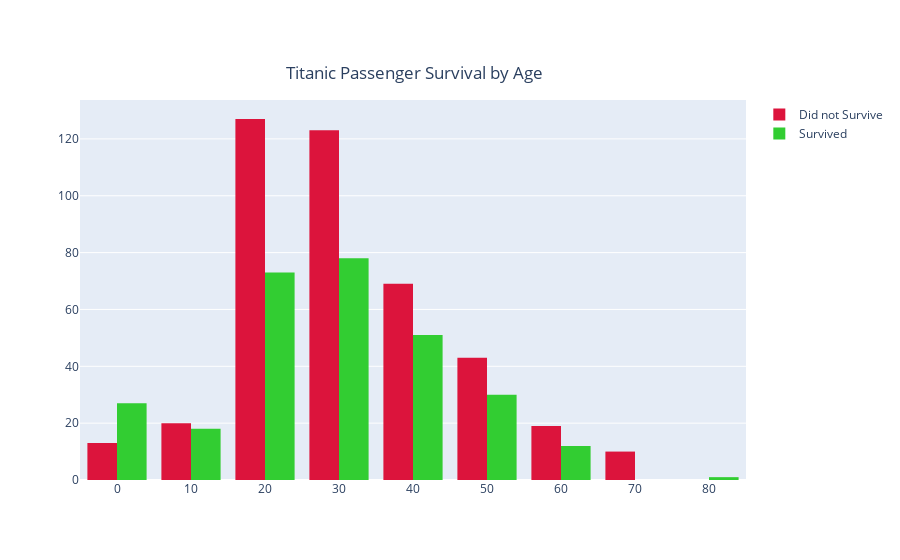

The cell this chart's notebook holds for it:
### Code cell
# Visualising survival by age

data = [go.Histogram(name = 'Did not Survive',
                     x = train[train['Survived']==0]['Age'],
                     nbinsx = 10),
        
        go.Histogram(name = 'Survived',
                     x = train[train['Survived']==1]['Age'],
                     nbinsx = 10)]

layout = dict(title = 'Titanic Passenger Survival by Age',
              title_x = 0.46,
              title_y = 0.88,
              colorway = ('Crimson', 'Limegreen'),
              autosize=True)

fig = go.Figure(data=data, layout=layout)

iplot(fig, show_link=True)

### Figure 1 — Plotly figure (JSON) as saved in the notebook; plotly's stock layout.template omitted (floating-point values rounded to 4 significant figures; data arrays with more than 128 entries replaced by an {"elided": "..."} marker saying what was removed)
{"data": [{"name": "Did not Survive", "nbinsx": 10, "type": "histogram", "x": {"elided": "549 float values"}}, {"name": "Survived", "nbinsx": 10, "type": "histogram", "x": {"elided": "342 float values"}}], "layout": {"autosize": true, "colorway": ["Crimson", "Limegreen"], "title": {"text": "Titanic Passenger Survival by Age", "x": 0.46, "y": 0.88}}}
